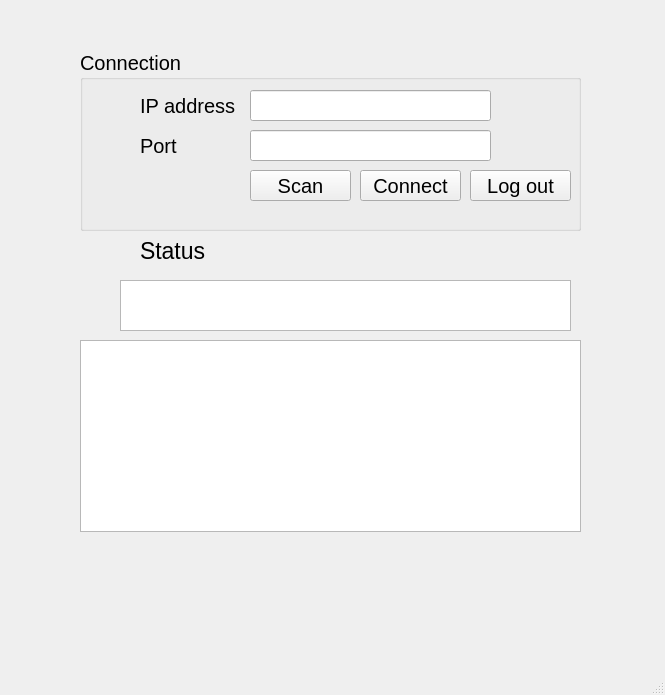
<?xml version="1.0" encoding="UTF-8"?>
<ui version="4.0">
 <class>MainWindow</class>
 <widget class="QMainWindow" name="MainWindow">
  <property name="geometry">
   <rect>
    <x>0</x>
    <y>0</y>
    <width>665</width>
    <height>695</height>
   </rect>
  </property>
  <property name="font">
   <font>
    <pointsize>15</pointsize>
   </font>
  </property>
  <property name="windowTitle">
   <string>MainWindow</string>
  </property>
  <widget class="QWidget" name="centralwidget">
   <widget class="QGroupBox" name="groupBox">
    <property name="geometry">
     <rect>
      <x>80</x>
      <y>50</y>
      <width>501</width>
      <height>181</height>
     </rect>
    </property>
    <property name="title">
     <string>Connection</string>
    </property>
    <widget class="QToolButton" name="toolButton">
     <property name="geometry">
      <rect>
       <x>170</x>
       <y>120</y>
       <width>101</width>
       <height>31</height>
      </rect>
     </property>
     <property name="font">
      <font>
       <pointsize>15</pointsize>
      </font>
     </property>
     <property name="text">
      <string>Scan</string>
     </property>
    </widget>
    <widget class="QLabel" name="label">
     <property name="geometry">
      <rect>
       <x>60</x>
       <y>40</y>
       <width>101</width>
       <height>31</height>
      </rect>
     </property>
     <property name="font">
      <font>
       <pointsize>15</pointsize>
      </font>
     </property>
     <property name="text">
      <string>IP address</string>
     </property>
    </widget>
    <widget class="QLineEdit" name="lineEdit">
     <property name="geometry">
      <rect>
       <x>170</x>
       <y>40</y>
       <width>241</width>
       <height>31</height>
      </rect>
     </property>
    </widget>
    <widget class="QLabel" name="label_3">
     <property name="geometry">
      <rect>
       <x>60</x>
       <y>80</y>
       <width>101</width>
       <height>31</height>
      </rect>
     </property>
     <property name="font">
      <font>
       <pointsize>15</pointsize>
      </font>
     </property>
     <property name="text">
      <string>Port</string>
     </property>
    </widget>
    <widget class="QLineEdit" name="lineEdit_2">
     <property name="geometry">
      <rect>
       <x>170</x>
       <y>80</y>
       <width>241</width>
       <height>31</height>
      </rect>
     </property>
    </widget>
    <widget class="QToolButton" name="toolButton_2">
     <property name="geometry">
      <rect>
       <x>280</x>
       <y>120</y>
       <width>101</width>
       <height>31</height>
      </rect>
     </property>
     <property name="font">
      <font>
       <pointsize>15</pointsize>
      </font>
     </property>
     <property name="text">
      <string>Connect</string>
     </property>
    </widget>
    <widget class="QToolButton" name="toolButton_3">
     <property name="geometry">
      <rect>
       <x>390</x>
       <y>120</y>
       <width>101</width>
       <height>31</height>
      </rect>
     </property>
     <property name="font">
      <font>
       <pointsize>15</pointsize>
      </font>
     </property>
     <property name="text">
      <string>Log out</string>
     </property>
    </widget>
   </widget>
   <widget class="QListWidget" name="listWidget">
    <property name="geometry">
     <rect>
      <x>80</x>
      <y>340</y>
      <width>501</width>
      <height>192</height>
     </rect>
    </property>
   </widget>
   <widget class="QTextBrowser" name="textBrowser">
    <property name="geometry">
     <rect>
      <x>120</x>
      <y>280</y>
      <width>451</width>
      <height>51</height>
     </rect>
    </property>
   </widget>
   <widget class="QLabel" name="label_2">
    <property name="geometry">
     <rect>
      <x>210</x>
      <y>230</y>
      <width>131</width>
      <height>41</height>
     </rect>
    </property>
    <property name="font">
     <font>
      <pointsize>17</pointsize>
     </font>
    </property>
    <property name="text">
     <string/>
    </property>
   </widget>
   <widget class="QLabel" name="label_4">
    <property name="geometry">
     <rect>
      <x>140</x>
      <y>230</y>
      <width>71</width>
      <height>41</height>
     </rect>
    </property>
    <property name="font">
     <font>
      <pointsize>17</pointsize>
     </font>
    </property>
    <property name="text">
     <string>Status</string>
    </property>
   </widget>
  </widget>
  <widget class="QMenuBar" name="menubar">
   <property name="geometry">
    <rect>
     <x>0</x>
     <y>0</y>
     <width>665</width>
     <height>34</height>
    </rect>
   </property>
  </widget>
  <widget class="QStatusBar" name="statusbar"/>
 </widget>
 <resources/>
 <connections/>
</ui>
